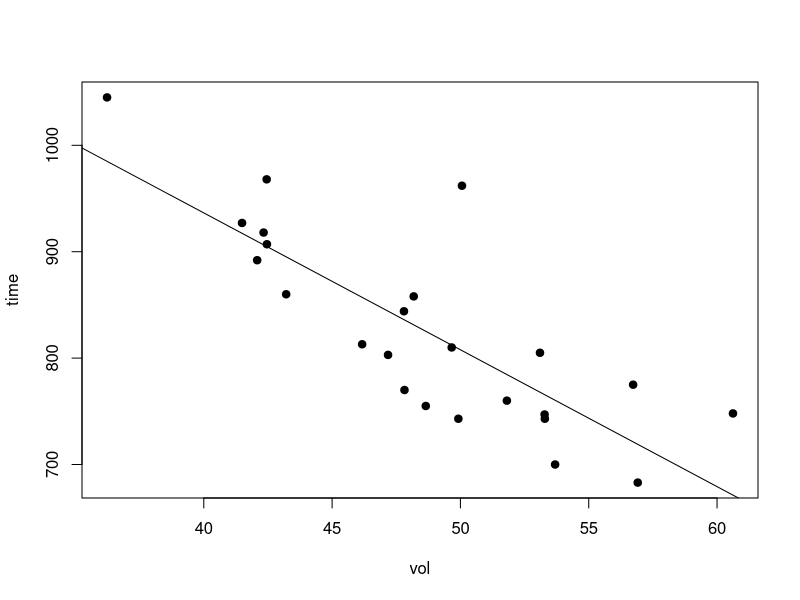

Generate this figure with R:
# The VO2 data contain the time to run two miles for a sample of middle-aged 
# males versus the maximum volume of oxygen uptake in the blood (VO2 max)

# VO2 max
vol <- c(
  42.33, 53.1, 42.08, 50.06, 42.45, 42.46, 47.82, 49.92, 36.23, 49.66, 41.49, 
  46.17, 48.18, 43.21, 51.81, 53.28, 53.29, 47.18, 56.91, 47.8, 48.65, 53.69, 
  60.62, 56.73
)

# Time to run two miles (in seconds)
time <- c(
  918, 805, 892, 962, 968, 907, 770, 743, 1045, 810, 927, 813, 858, 860, 760, 
  747, 743, 803, 683, 844, 755, 700, 748, 775
)

# Scatterplot
plot(vol, time, pch = 19)

# Simple linear regression
slr <- lm(time ~ vol)
abline(slr)  # add regression line to previous plot

# Print model summary
summary(slr)
